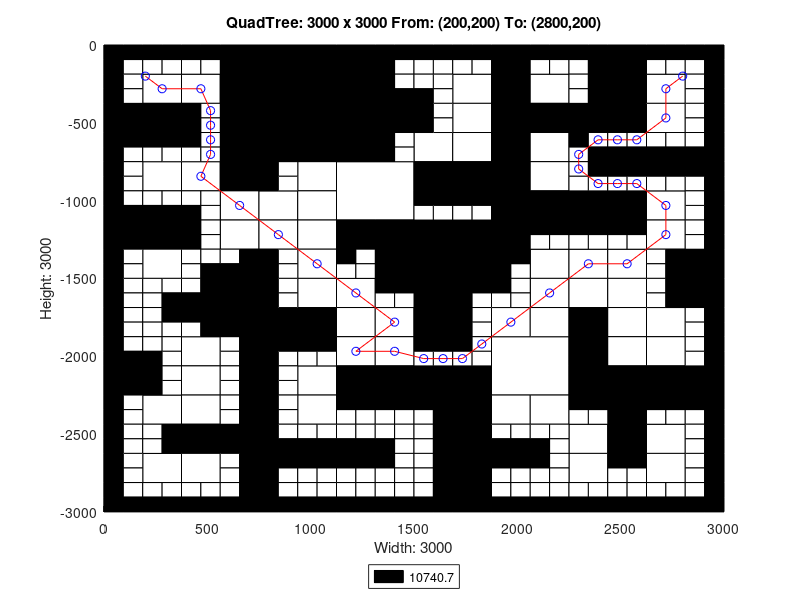

Source code (MATLAB):
axis([0 3000 -3000 0]);
title('QuadTree: 3000 x 3000 From: (200,200) To: (2800,200)');
xlabel('Width: 3000');
ylabel('Height: 3000');
rectangle('Position',[750 -375 375 375], 'FaceColor',[0 0 0]);
rectangle('Position',[750 -750 375 375], 'FaceColor',[0 0 0]);
rectangle('Position',[1125 -1125 375 375], 'FaceColor',[1 1 1]);
rectangle('Position',[1500 -1500 375 375], 'FaceColor',[0 0 0]);
rectangle('Position',[1875 -2250 375 375], 'FaceColor',[1 1 1]);
rectangle('Position',[187.5 -375 187.5 187.5], 'FaceColor',[1 1 1]);
rectangle('Position',[562.5 -187.5 187.5 187.5], 'FaceColor',[0 0 0]);
rectangle('Position',[375 -375 187.5 187.5], 'FaceColor',[1 1 1]);
rectangle('Position',[562.5 -375 187.5 187.5], 'FaceColor',[0 0 0]);
rectangle('Position',[0 -562.5 187.5 187.5], 'FaceColor',[0 0 0]);
rectangle('Position',[187.5 -562.5 187.5 187.5], 'FaceColor',[0 0 0]);
rectangle('Position',[562.5 -562.5 187.5 187.5], 'FaceColor',[0 0 0]);
rectangle('Position',[562.5 -750 187.5 187.5], 'FaceColor',[0 0 0]);
rectangle('Position',[1125 -187.5 187.5 187.5], 'FaceColor',[0 0 0]);
rectangle('Position',[1125 -375 187.5 187.5], 'FaceColor',[0 0 0]);
rectangle('Position',[1125 -562.5 187.5 187.5], 'FaceColor',[0 0 0]);
rectangle('Position',[1312.5 -562.5 187.5 187.5], 'FaceColor',[0 0 0]);
rectangle('Position',[1125 -750 187.5 187.5], 'FaceColor',[0 0 0]);
rectangle('Position',[187.5 -937.5 187.5 187.5], 'FaceColor',[1 1 1]);
rectangle('Position',[375 -937.5 187.5 187.5], 'FaceColor',[1 1 1]);
rectangle('Position',[562.5 -937.5 187.5 187.5], 'FaceColor',[0 0 0]);
rectangle('Position',[562.5 -1125 187.5 187.5], 'FaceColor',[1 1 1]);
rectangle('Position',[0 -1312.5 187.5 187.5], 'FaceColor',[0 0 0]);
rectangle('Position',[187.5 -1312.5 187.5 187.5], 'FaceColor',[0 0 0]);
rectangle('Position',[187.5 -1500 187.5 187.5], 'FaceColor',[1 1 1]);
rectangle('Position',[562.5 -1312.5 187.5 187.5], 'FaceColor',[1 1 1]);
rectangle('Position',[937.5 -937.5 187.5 187.5], 'FaceColor',[1 1 1]);
rectangle('Position',[750 -1125 187.5 187.5], 'FaceColor',[1 1 1]);
rectangle('Position',[937.5 -1125 187.5 187.5], 'FaceColor',[1 1 1]);
rectangle('Position',[750 -1312.5 187.5 187.5], 'FaceColor',[1 1 1]);
rectangle('Position',[937.5 -1312.5 187.5 187.5], 'FaceColor',[1 1 1]);
rectangle('Position',[937.5 -1500 187.5 187.5], 'FaceColor',[1 1 1]);
rectangle('Position',[1125 -1312.5 187.5 187.5], 'FaceColor',[0 0 0]);
rectangle('Position',[1312.5 -1312.5 187.5 187.5], 'FaceColor',[0 0 0]);
rectangle('Position',[1312.5 -1500 187.5 187.5], 'FaceColor',[0 0 0]);
rectangle('Position',[1687.5 -375 187.5 187.5], 'FaceColor',[1 1 1]);
rectangle('Position',[1875 -187.5 187.5 187.5], 'FaceColor',[0 0 0]);
rectangle('Position',[1875 -375 187.5 187.5], 'FaceColor',[0 0 0]);
rectangle('Position',[2062.5 -375 187.5 187.5], 'FaceColor',[1 1 1]);
rectangle('Position',[1687.5 -562.5 187.5 187.5], 'FaceColor',[1 1 1]);
rectangle('Position',[1500 -750 187.5 187.5], 'FaceColor',[1 1 1]);
rectangle('Position',[1687.5 -750 187.5 187.5], 'FaceColor',[1 1 1]);
rectangle('Position',[1875 -562.5 187.5 187.5], 'FaceColor',[0 0 0]);
rectangle('Position',[2062.5 -562.5 187.5 187.5], 'FaceColor',[0 0 0]);
rectangle('Position',[1875 -750 187.5 187.5], 'FaceColor',[0 0 0]);
rectangle('Position',[2062.5 -750 187.5 187.5], 'FaceColor',[1 1 1]);
rectangle('Position',[2437.5 -187.5 187.5 187.5], 'FaceColor',[0 0 0]);
rectangle('Position',[2437.5 -375 187.5 187.5], 'FaceColor',[0 0 0]);
rectangle('Position',[2625 -375 187.5 187.5], 'FaceColor',[1 1 1]);
rectangle('Position',[2250 -562.5 187.5 187.5], 'FaceColor',[0 0 0]);
rectangle('Position',[2437.5 -562.5 187.5 187.5], 'FaceColor',[0 0 0]);
rectangle('Position',[2625 -562.5 187.5 187.5], 'FaceColor',[1 1 1]);
rectangle('Position',[1500 -937.5 187.5 187.5], 'FaceColor',[0 0 0]);
rectangle('Position',[1687.5 -937.5 187.5 187.5], 'FaceColor',[0 0 0]);
rectangle('Position',[1875 -937.5 187.5 187.5], 'FaceColor',[0 0 0]);
rectangle('Position',[2062.5 -937.5 187.5 187.5], 'FaceColor',[1 1 1]);
rectangle('Position',[1875 -1125 187.5 187.5], 'FaceColor',[0 0 0]);
rectangle('Position',[2062.5 -1125 187.5 187.5], 'FaceColor',[0 0 0]);
rectangle('Position',[1875 -1312.5 187.5 187.5], 'FaceColor',[0 0 0]);
rectangle('Position',[2062.5 -1500 187.5 187.5], 'FaceColor',[1 1 1]);
rectangle('Position',[2250 -1125 187.5 187.5], 'FaceColor',[0 0 0]);
rectangle('Position',[2437.5 -1125 187.5 187.5], 'FaceColor',[0 0 0]);
rectangle('Position',[2625 -1125 187.5 187.5], 'FaceColor',[1 1 1]);
rectangle('Position',[2250 -1500 187.5 187.5], 'FaceColor',[1 1 1]);
rectangle('Position',[2437.5 -1500 187.5 187.5], 'FaceColor',[1 1 1]);
rectangle('Position',[2625 -1312.5 187.5 187.5], 'FaceColor',[1 1 1]);
rectangle('Position',[2812.5 -1500 187.5 187.5], 'FaceColor',[0 0 0]);
rectangle('Position',[562.5 -1687.5 187.5 187.5], 'FaceColor',[0 0 0]);
rectangle('Position',[562.5 -1875 187.5 187.5], 'FaceColor',[0 0 0]);
rectangle('Position',[0 -2250 187.5 187.5], 'FaceColor',[0 0 0]);
rectangle('Position',[375 -2062.5 187.5 187.5], 'FaceColor',[1 1 1]);
rectangle('Position',[375 -2250 187.5 187.5], 'FaceColor',[1 1 1]);
rectangle('Position',[937.5 -1687.5 187.5 187.5], 'FaceColor',[1 1 1]);
rectangle('Position',[750 -1875 187.5 187.5], 'FaceColor',[0 0 0]);
rectangle('Position',[937.5 -1875 187.5 187.5], 'FaceColor',[0 0 0]);
rectangle('Position',[1125 -1687.5 187.5 187.5], 'FaceColor',[1 1 1]);
rectangle('Position',[1125 -1875 187.5 187.5], 'FaceColor',[1 1 1]);
rectangle('Position',[1312.5 -1875 187.5 187.5], 'FaceColor',[1 1 1]);
rectangle('Position',[937.5 -2250 187.5 187.5], 'FaceColor',[1 1 1]);
rectangle('Position',[1125 -2062.5 187.5 187.5], 'FaceColor',[1 1 1]);
rectangle('Position',[1312.5 -2062.5 187.5 187.5], 'FaceColor',[1 1 1]);
rectangle('Position',[1125 -2250 187.5 187.5], 'FaceColor',[0 0 0]);
rectangle('Position',[1312.5 -2250 187.5 187.5], 'FaceColor',[0 0 0]);
rectangle('Position',[187.5 -2437.5 187.5 187.5], 'FaceColor',[1 1 1]);
rectangle('Position',[375 -2437.5 187.5 187.5], 'FaceColor',[1 1 1]);
rectangle('Position',[375 -2625 187.5 187.5], 'FaceColor',[0 0 0]);
rectangle('Position',[562.5 -2625 187.5 187.5], 'FaceColor',[0 0 0]);
rectangle('Position',[187.5 -2812.5 187.5 187.5], 'FaceColor',[1 1 1]);
rectangle('Position',[375 -2812.5 187.5 187.5], 'FaceColor',[1 1 1]);
rectangle('Position',[937.5 -2437.5 187.5 187.5], 'FaceColor',[1 1 1]);
rectangle('Position',[1500 -1687.5 187.5 187.5], 'FaceColor',[0 0 0]);
rectangle('Position',[1500 -1875 187.5 187.5], 'FaceColor',[0 0 0]);
rectangle('Position',[2062.5 -1687.5 187.5 187.5], 'FaceColor',[1 1 1]);
rectangle('Position',[1875 -1875 187.5 187.5], 'FaceColor',[1 1 1]);
rectangle('Position',[2062.5 -1875 187.5 187.5], 'FaceColor',[1 1 1]);
rectangle('Position',[1500 -2250 187.5 187.5], 'FaceColor',[0 0 0]);
rectangle('Position',[1687.5 -2250 187.5 187.5], 'FaceColor',[0 0 0]);
rectangle('Position',[2250 -1687.5 187.5 187.5], 'FaceColor',[1 1 1]);
rectangle('Position',[2437.5 -1687.5 187.5 187.5], 'FaceColor',[1 1 1]);
rectangle('Position',[2250 -1875 187.5 187.5], 'FaceColor',[0 0 0]);
rectangle('Position',[2437.5 -1875 187.5 187.5], 'FaceColor',[1 1 1]);
rectangle('Position',[2812.5 -1687.5 187.5 187.5], 'FaceColor',[0 0 0]);
rectangle('Position',[2625 -1875 187.5 187.5], 'FaceColor',[1 1 1]);
rectangle('Position',[2250 -2062.5 187.5 187.5], 'FaceColor',[0 0 0]);
rectangle('Position',[2437.5 -2062.5 187.5 187.5], 'FaceColor',[1 1 1]);
rectangle('Position',[2250 -2250 187.5 187.5], 'FaceColor',[0 0 0]);
rectangle('Position',[2437.5 -2250 187.5 187.5], 'FaceColor',[0 0 0]);
rectangle('Position',[2625 -2062.5 187.5 187.5], 'FaceColor',[1 1 1]);
rectangle('Position',[2625 -2250 187.5 187.5], 'FaceColor',[0 0 0]);
rectangle('Position',[2812.5 -2250 187.5 187.5], 'FaceColor',[0 0 0]);
rectangle('Position',[1687.5 -2437.5 187.5 187.5], 'FaceColor',[0 0 0]);
rectangle('Position',[1687.5 -2625 187.5 187.5], 'FaceColor',[0 0 0]);
rectangle('Position',[1875 -2437.5 187.5 187.5], 'FaceColor',[1 1 1]);
rectangle('Position',[2062.5 -2437.5 187.5 187.5], 'FaceColor',[1 1 1]);
rectangle('Position',[1687.5 -2812.5 187.5 187.5], 'FaceColor',[0 0 0]);
rectangle('Position',[1687.5 -3000 187.5 187.5], 'FaceColor',[0 0 0]);
rectangle('Position',[2437.5 -2437.5 187.5 187.5], 'FaceColor',[0 0 0]);
rectangle('Position',[2250 -2625 187.5 187.5], 'FaceColor',[1 1 1]);
rectangle('Position',[2437.5 -2625 187.5 187.5], 'FaceColor',[0 0 0]);
rectangle('Position',[2625 -2625 187.5 187.5], 'FaceColor',[1 1 1]);
rectangle('Position',[2250 -2812.5 187.5 187.5], 'FaceColor',[1 1 1]);
rectangle('Position',[2625 -2812.5 187.5 187.5], 'FaceColor',[1 1 1]);
rectangle('Position',[0 -93.75 93.75 93.75], 'FaceColor',[0 0 0]);
rectangle('Position',[93.75 -93.75 93.75 93.75], 'FaceColor',[0 0 0]);
rectangle('Position',[0 -187.5 93.75 93.75], 'FaceColor',[0 0 0]);
rectangle('Position',[93.75 -187.5 93.75 93.75], 'FaceColor',[1 1 1]);
rectangle('Position',[187.5 -93.75 93.75 93.75], 'FaceColor',[0 0 0]);
rectangle('Position',[281.25 -93.75 93.75 93.75], 'FaceColor',[0 0 0]);
rectangle('Position',[187.5 -187.5 93.75 93.75], 'FaceColor',[1 1 1]);
rectangle('Position',[281.25 -187.5 93.75 93.75], 'FaceColor',[1 1 1]);
rectangle('Position',[0 -281.25 93.75 93.75], 'FaceColor',[0 0 0]);
rectangle('Position',[93.75 -281.25 93.75 93.75], 'FaceColor',[1 1 1]);
rectangle('Position',[0 -375 93.75 93.75], 'FaceColor',[0 0 0]);
rectangle('Position',[93.75 -375 93.75 93.75], 'FaceColor',[1 1 1]);
rectangle('Position',[375 -93.75 93.75 93.75], 'FaceColor',[0 0 0]);
rectangle('Position',[468.75 -93.75 93.75 93.75], 'FaceColor',[0 0 0]);
rectangle('Position',[375 -187.5 93.75 93.75], 'FaceColor',[1 1 1]);
rectangle('Position',[468.75 -187.5 93.75 93.75], 'FaceColor',[1 1 1]);
rectangle('Position',[0 -656.25 93.75 93.75], 'FaceColor',[0 0 0]);
rectangle('Position',[93.75 -656.25 93.75 93.75], 'FaceColor',[0 0 0]);
rectangle('Position',[0 -750 93.75 93.75], 'FaceColor',[0 0 0]);
rectangle('Position',[93.75 -750 93.75 93.75], 'FaceColor',[1 1 1]);
rectangle('Position',[187.5 -656.25 93.75 93.75], 'FaceColor',[0 0 0]);
rectangle('Position',[281.25 -656.25 93.75 93.75], 'FaceColor',[0 0 0]);
rectangle('Position',[187.5 -750 93.75 93.75], 'FaceColor',[1 1 1]);
rectangle('Position',[281.25 -750 93.75 93.75], 'FaceColor',[1 1 1]);
rectangle('Position',[375 -468.75 93.75 93.75], 'FaceColor',[0 0 0]);
rectangle('Position',[468.75 -468.75 93.75 93.75], 'FaceColor',[1 1 1]);
rectangle('Position',[375 -562.5 93.75 93.75], 'FaceColor',[0 0 0]);
rectangle('Position',[468.75 -562.5 93.75 93.75], 'FaceColor',[1 1 1]);
rectangle('Position',[375 -656.25 93.75 93.75], 'FaceColor',[0 0 0]);
rectangle('Position',[468.75 -656.25 93.75 93.75], 'FaceColor',[1 1 1]);
rectangle('Position',[375 -750 93.75 93.75], 'FaceColor',[1 1 1]);
rectangle('Position',[468.75 -750 93.75 93.75], 'FaceColor',[1 1 1]);
rectangle('Position',[1312.5 -93.75 93.75 93.75], 'FaceColor',[0 0 0]);
rectangle('Position',[1406.25 -93.75 93.75 93.75], 'FaceColor',[0 0 0]);
rectangle('Position',[1312.5 -187.5 93.75 93.75], 'FaceColor',[0 0 0]);
rectangle('Position',[1406.25 -187.5 93.75 93.75], 'FaceColor',[1 1 1]);
rectangle('Position',[1312.5 -281.25 93.75 93.75], 'FaceColor',[0 0 0]);
rectangle('Position',[1406.25 -281.25 93.75 93.75], 'FaceColor',[1 1 1]);
rectangle('Position',[1312.5 -375 93.75 93.75], 'FaceColor',[0 0 0]);
rectangle('Position',[1406.25 -375 93.75 93.75], 'FaceColor',[0 0 0]);
rectangle('Position',[1312.5 -656.25 93.75 93.75], 'FaceColor',[0 0 0]);
rectangle('Position',[1406.25 -656.25 93.75 93.75], 'FaceColor',[1 1 1]);
rectangle('Position',[1312.5 -750 93.75 93.75], 'FaceColor',[0 0 0]);
rectangle('Position',[1406.25 -750 93.75 93.75], 'FaceColor',[1 1 1]);
rectangle('Position',[0 -843.75 93.75 93.75], 'FaceColor',[0 0 0]);
rectangle('Position',[93.75 -843.75 93.75 93.75], 'FaceColor',[1 1 1]);
rectangle('Position',[0 -937.5 93.75 93.75], 'FaceColor',[0 0 0]);
rectangle('Position',[93.75 -937.5 93.75 93.75], 'FaceColor',[1 1 1]);
rectangle('Position',[0 -1031.25 93.75 93.75], 'FaceColor',[0 0 0]);
rectangle('Position',[93.75 -1031.25 93.75 93.75], 'FaceColor',[1 1 1]);
rectangle('Position',[0 -1125 93.75 93.75], 'FaceColor',[0 0 0]);
rectangle('Position',[93.75 -1125 93.75 93.75], 'FaceColor',[0 0 0]);
rectangle('Position',[187.5 -1031.25 93.75 93.75], 'FaceColor',[1 1 1]);
rectangle('Position',[281.25 -1031.25 93.75 93.75], 'FaceColor',[1 1 1]);
rectangle('Position',[187.5 -1125 93.75 93.75], 'FaceColor',[0 0 0]);
rectangle('Position',[281.25 -1125 93.75 93.75], 'FaceColor',[0 0 0]);
rectangle('Position',[375 -1031.25 93.75 93.75], 'FaceColor',[1 1 1]);
rectangle('Position',[468.75 -1031.25 93.75 93.75], 'FaceColor',[1 1 1]);
rectangle('Position',[375 -1125 93.75 93.75], 'FaceColor',[0 0 0]);
rectangle('Position',[468.75 -1125 93.75 93.75], 'FaceColor',[1 1 1]);
rectangle('Position',[0 -1406.25 93.75 93.75], 'FaceColor',[0 0 0]);
rectangle('Position',[93.75 -1406.25 93.75 93.75], 'FaceColor',[1 1 1]);
rectangle('Position',[0 -1500 93.75 93.75], 'FaceColor',[0 0 0]);
rectangle('Position',[93.75 -1500 93.75 93.75], 'FaceColor',[1 1 1]);
rectangle('Position',[375 -1218.75 93.75 93.75], 'FaceColor',[0 0 0]);
rectangle('Position',[468.75 -1218.75 93.75 93.75], 'FaceColor',[1 1 1]);
rectangle('Position',[375 -1312.5 93.75 93.75], 'FaceColor',[0 0 0]);
rectangle('Position',[468.75 -1312.5 93.75 93.75], 'FaceColor',[1 1 1]);
rectangle('Position',[375 -1406.25 93.75 93.75], 'FaceColor',[1 1 1]);
rectangle('Position',[468.75 -1406.25 93.75 93.75], 'FaceColor',[1 1 1]);
rectangle('Position',[375 -1500 93.75 93.75], 'FaceColor',[1 1 1]);
rectangle('Position',[468.75 -1500 93.75 93.75], 'FaceColor',[0 0 0]);
rectangle('Position',[562.5 -1406.25 93.75 93.75], 'FaceColor',[1 1 1]);
rectangle('Position',[656.25 -1406.25 93.75 93.75], 'FaceColor',[0 0 0]);
rectangle('Position',[562.5 -1500 93.75 93.75], 'FaceColor',[0 0 0]);
rectangle('Position',[656.25 -1500 93.75 93.75], 'FaceColor',[0 0 0]);
rectangle('Position',[750 -843.75 93.75 93.75], 'FaceColor',[0 0 0]);
rectangle('Position',[843.75 -843.75 93.75 93.75], 'FaceColor',[1 1 1]);
rectangle('Position',[750 -937.5 93.75 93.75], 'FaceColor',[0 0 0]);
rectangle('Position',[843.75 -937.5 93.75 93.75], 'FaceColor',[1 1 1]);
rectangle('Position',[750 -1406.25 93.75 93.75], 'FaceColor',[0 0 0]);
rectangle('Position',[843.75 -1406.25 93.75 93.75], 'FaceColor',[1 1 1]);
rectangle('Position',[750 -1500 93.75 93.75], 'FaceColor',[0 0 0]);
rectangle('Position',[843.75 -1500 93.75 93.75], 'FaceColor',[1 1 1]);
rectangle('Position',[1125 -1406.25 93.75 93.75], 'FaceColor',[0 0 0]);
rectangle('Position',[1218.75 -1406.25 93.75 93.75], 'FaceColor',[1 1 1]);
rectangle('Position',[1125 -1500 93.75 93.75], 'FaceColor',[1 1 1]);
rectangle('Position',[1218.75 -1500 93.75 93.75], 'FaceColor',[1 1 1]);
rectangle('Position',[1500 -93.75 93.75 93.75], 'FaceColor',[0 0 0]);
rectangle('Position',[1593.75 -93.75 93.75 93.75], 'FaceColor',[0 0 0]);
rectangle('Position',[1500 -187.5 93.75 93.75], 'FaceColor',[1 1 1]);
rectangle('Position',[1593.75 -187.5 93.75 93.75], 'FaceColor',[1 1 1]);
rectangle('Position',[1687.5 -93.75 93.75 93.75], 'FaceColor',[0 0 0]);
rectangle('Position',[1781.25 -93.75 93.75 93.75], 'FaceColor',[0 0 0]);
rectangle('Position',[1687.5 -187.5 93.75 93.75], 'FaceColor',[1 1 1]);
rectangle('Position',[1781.25 -187.5 93.75 93.75], 'FaceColor',[1 1 1]);
rectangle('Position',[1500 -281.25 93.75 93.75], 'FaceColor',[1 1 1]);
rectangle('Position',[1593.75 -281.25 93.75 93.75], 'FaceColor',[1 1 1]);
rectangle('Position',[1500 -375 93.75 93.75], 'FaceColor',[0 0 0]);
rectangle('Position',[1593.75 -375 93.75 93.75], 'FaceColor',[1 1 1]);
rectangle('Position',[2062.5 -93.75 93.75 93.75], 'FaceColor',[0 0 0]);
rectangle('Position',[2156.25 -93.75 93.75 93.75], 'FaceColor',[0 0 0]);
rectangle('Position',[2062.5 -187.5 93.75 93.75], 'FaceColor',[1 1 1]);
rectangle('Position',[2156.25 -187.5 93.75 93.75], 'FaceColor',[1 1 1]);
rectangle('Position',[1500 -468.75 93.75 93.75], 'FaceColor',[0 0 0]);
rectangle('Position',[1593.75 -468.75 93.75 93.75], 'FaceColor',[1 1 1]);
rectangle('Position',[1500 -562.5 93.75 93.75], 'FaceColor',[0 0 0]);
rectangle('Position',[1593.75 -562.5 93.75 93.75], 'FaceColor',[1 1 1]);
rectangle('Position',[2250 -93.75 93.75 93.75], 'FaceColor',[0 0 0]);
rectangle('Position',[2343.75 -93.75 93.75 93.75], 'FaceColor',[0 0 0]);
rectangle('Position',[2250 -187.5 93.75 93.75], 'FaceColor',[1 1 1]);
rectangle('Position',[2343.75 -187.5 93.75 93.75], 'FaceColor',[0 0 0]);
rectangle('Position',[2250 -281.25 93.75 93.75], 'FaceColor',[1 1 1]);
rectangle('Position',[2343.75 -281.25 93.75 93.75], 'FaceColor',[0 0 0]);
rectangle('Position',[2250 -375 93.75 93.75], 'FaceColor',[1 1 1]);
rectangle('Position',[2343.75 -375 93.75 93.75], 'FaceColor',[0 0 0]);
rectangle('Position',[2625 -93.75 93.75 93.75], 'FaceColor',[0 0 0]);
rectangle('Position',[2718.75 -93.75 93.75 93.75], 'FaceColor',[0 0 0]);
rectangle('Position',[2625 -187.5 93.75 93.75], 'FaceColor',[1 1 1]);
rectangle('Position',[2718.75 -187.5 93.75 93.75], 'FaceColor',[1 1 1]);
rectangle('Position',[2812.5 -93.75 93.75 93.75], 'FaceColor',[0 0 0]);
rectangle('Position',[2906.25 -93.75 93.75 93.75], 'FaceColor',[0 0 0]);
rectangle('Position',[2812.5 -187.5 93.75 93.75], 'FaceColor',[1 1 1]);
rectangle('Position',[2906.25 -187.5 93.75 93.75], 'FaceColor',[0 0 0]);
rectangle('Position',[2812.5 -281.25 93.75 93.75], 'FaceColor',[1 1 1]);
rectangle('Position',[2906.25 -281.25 93.75 93.75], 'FaceColor',[0 0 0]);
rectangle('Position',[2812.5 -375 93.75 93.75], 'FaceColor',[1 1 1]);
rectangle('Position',[2906.25 -375 93.75 93.75], 'FaceColor',[0 0 0]);
rectangle('Position',[2250 -656.25 93.75 93.75], 'FaceColor',[0 0 0]);
rectangle('Position',[2343.75 -656.25 93.75 93.75], 'FaceColor',[1 1 1]);
rectangle('Position',[2250 -750 93.75 93.75], 'FaceColor',[1 1 1]);
rectangle('Position',[2343.75 -750 93.75 93.75], 'FaceColor',[0 0 0]);
rectangle('Position',[2437.5 -656.25 93.75 93.75], 'FaceColor',[1 1 1]);
rectangle('Position',[2531.25 -656.25 93.75 93.75], 'FaceColor',[1 1 1]);
rectangle('Position',[2437.5 -750 93.75 93.75], 'FaceColor',[0 0 0]);
rectangle('Position',[2531.25 -750 93.75 93.75], 'FaceColor',[0 0 0]);
rectangle('Position',[2812.5 -468.75 93.75 93.75], 'FaceColor',[1 1 1]);
rectangle('Position',[2906.25 -468.75 93.75 93.75], 'FaceColor',[0 0 0]);
rectangle('Position',[2812.5 -562.5 93.75 93.75], 'FaceColor',[1 1 1]);
rectangle('Position',[2906.25 -562.5 93.75 93.75], 'FaceColor',[0 0 0]);
rectangle('Position',[2625 -656.25 93.75 93.75], 'FaceColor',[1 1 1]);
rectangle('Position',[2718.75 -656.25 93.75 93.75], 'FaceColor',[1 1 1]);
rectangle('Position',[2625 -750 93.75 93.75], 'FaceColor',[0 0 0]);
rectangle('Position',[2718.75 -750 93.75 93.75], 'FaceColor',[0 0 0]);
rectangle('Position',[2812.5 -656.25 93.75 93.75], 'FaceColor',[1 1 1]);
rectangle('Position',[2906.25 -656.25 93.75 93.75], 'FaceColor',[0 0 0]);
rectangle('Position',[2812.5 -750 93.75 93.75], 'FaceColor',[0 0 0]);
rectangle('Position',[2906.25 -750 93.75 93.75], 'FaceColor',[0 0 0]);
rectangle('Position',[1500 -1031.25 93.75 93.75], 'FaceColor',[0 0 0]);
rectangle('Position',[1593.75 -1031.25 93.75 93.75], 'FaceColor',[0 0 0]);
rectangle('Position',[1500 -1125 93.75 93.75], 'FaceColor',[1 1 1]);
rectangle('Position',[1593.75 -1125 93.75 93.75], 'FaceColor',[1 1 1]);
rectangle('Position',[1687.5 -1031.25 93.75 93.75], 'FaceColor',[0 0 0]);
rectangle('Position',[1781.25 -1031.25 93.75 93.75], 'FaceColor',[0 0 0]);
rectangle('Position',[1687.5 -1125 93.75 93.75], 'FaceColor',[1 1 1]);
rectangle('Position',[1781.25 -1125 93.75 93.75], 'FaceColor',[1 1 1]);
rectangle('Position',[2062.5 -1218.75 93.75 93.75], 'FaceColor',[0 0 0]);
rectangle('Position',[2156.25 -1218.75 93.75 93.75], 'FaceColor',[0 0 0]);
rectangle('Position',[2062.5 -1312.5 93.75 93.75], 'FaceColor',[1 1 1]);
rectangle('Position',[2156.25 -1312.5 93.75 93.75], 'FaceColor',[1 1 1]);
rectangle('Position',[1875 -1406.25 93.75 93.75], 'FaceColor',[0 0 0]);
rectangle('Position',[1968.75 -1406.25 93.75 93.75], 'FaceColor',[0 0 0]);
rectangle('Position',[1875 -1500 93.75 93.75], 'FaceColor',[0 0 0]);
rectangle('Position',[1968.75 -1500 93.75 93.75], 'FaceColor',[1 1 1]);
rectangle('Position',[2250 -843.75 93.75 93.75], 'FaceColor',[1 1 1]);
rectangle('Position',[2343.75 -843.75 93.75 93.75], 'FaceColor',[0 0 0]);
rectangle('Position',[2250 -937.5 93.75 93.75], 'FaceColor',[1 1 1]);
rectangle('Position',[2343.75 -937.5 93.75 93.75], 'FaceColor',[1 1 1]);
rectangle('Position',[2437.5 -843.75 93.75 93.75], 'FaceColor',[0 0 0]);
rectangle('Position',[2531.25 -843.75 93.75 93.75], 'FaceColor',[0 0 0]);
rectangle('Position',[2437.5 -937.5 93.75 93.75], 'FaceColor',[1 1 1]);
rectangle('Position',[2531.25 -937.5 93.75 93.75], 'FaceColor',[1 1 1]);
rectangle('Position',[2625 -843.75 93.75 93.75], 'FaceColor',[0 0 0]);
rectangle('Position',[2718.75 -843.75 93.75 93.75], 'FaceColor',[0 0 0]);
rectangle('Position',[2625 -937.5 93.75 93.75], 'FaceColor',[1 1 1]);
rectangle('Position',[2718.75 -937.5 93.75 93.75], 'FaceColor',[1 1 1]);
rectangle('Position',[2812.5 -843.75 93.75 93.75], 'FaceColor',[0 0 0]);
rectangle('Position',[2906.25 -843.75 93.75 93.75], 'FaceColor',[0 0 0]);
rectangle('Position',[2812.5 -937.5 93.75 93.75], 'FaceColor',[1 1 1]);
rectangle('Position',[2906.25 -937.5 93.75 93.75], 'FaceColor',[0 0 0]);
rectangle('Position',[2812.5 -1031.25 93.75 93.75], 'FaceColor',[1 1 1]);
rectangle('Position',[2906.25 -1031.25 93.75 93.75], 'FaceColor',[0 0 0]);
rectangle('Position',[2812.5 -1125 93.75 93.75], 'FaceColor',[1 1 1]);
rectangle('Position',[2906.25 -1125 93.75 93.75], 'FaceColor',[0 0 0]);
rectangle('Position',[2250 -1218.75 93.75 93.75], 'FaceColor',[0 0 0]);
rectangle('Position',[2343.75 -1218.75 93.75 93.75], 'FaceColor',[0 0 0]);
rectangle('Position',[2250 -1312.5 93.75 93.75], 'FaceColor',[1 1 1]);
rectangle('Position',[2343.75 -1312.5 93.75 93.75], 'FaceColor',[1 1 1]);
rectangle('Position',[2437.5 -1218.75 93.75 93.75], 'FaceColor',[0 0 0]);
rectangle('Position',[2531.25 -1218.75 93.75 93.75], 'FaceColor',[0 0 0]);
rectangle('Position',[2437.5 -1312.5 93.75 93.75], 'FaceColor',[1 1 1]);
rectangle('Position',[2531.25 -1312.5 93.75 93.75], 'FaceColor',[1 1 1]);
rectangle('Position',[2812.5 -1218.75 93.75 93.75], 'FaceColor',[1 1 1]);
rectangle('Position',[2906.25 -1218.75 93.75 93.75], 'FaceColor',[0 0 0]);
rectangle('Position',[2812.5 -1312.5 93.75 93.75], 'FaceColor',[1 1 1]);
rectangle('Position',[2906.25 -1312.5 93.75 93.75], 'FaceColor',[0 0 0]);
rectangle('Position',[2625 -1406.25 93.75 93.75], 'FaceColor',[1 1 1]);
rectangle('Position',[2718.75 -1406.25 93.75 93.75], 'FaceColor',[0 0 0]);
rectangle('Position',[2625 -1500 93.75 93.75], 'FaceColor',[1 1 1]);
rectangle('Position',[2718.75 -1500 93.75 93.75], 'FaceColor',[0 0 0]);
rectangle('Position',[0 -1593.75 93.75 93.75], 'FaceColor',[0 0 0]);
rectangle('Position',[93.75 -1593.75 93.75 93.75], 'FaceColor',[1 1 1]);
rectangle('Position',[0 -1687.5 93.75 93.75], 'FaceColor',[0 0 0]);
rectangle('Position',[93.75 -1687.5 93.75 93.75], 'FaceColor',[1 1 1]);
rectangle('Position',[187.5 -1593.75 93.75 93.75], 'FaceColor',[1 1 1]);
rectangle('Position',[281.25 -1593.75 93.75 93.75], 'FaceColor',[1 1 1]);
rectangle('Position',[187.5 -1687.5 93.75 93.75], 'FaceColor',[1 1 1]);
rectangle('Position',[281.25 -1687.5 93.75 93.75], 'FaceColor',[0 0 0]);
rectangle('Position',[0 -1781.25 93.75 93.75], 'FaceColor',[0 0 0]);
rectangle('Position',[93.75 -1781.25 93.75 93.75], 'FaceColor',[1 1 1]);
rectangle('Position',[0 -1875 93.75 93.75], 'FaceColor',[0 0 0]);
rectangle('Position',[93.75 -1875 93.75 93.75], 'FaceColor',[1 1 1]);
rectangle('Position',[187.5 -1781.25 93.75 93.75], 'FaceColor',[1 1 1]);
rectangle('Position',[281.25 -1781.25 93.75 93.75], 'FaceColor',[0 0 0]);
rectangle('Position',[187.5 -1875 93.75 93.75], 'FaceColor',[1 1 1]);
rectangle('Position',[281.25 -1875 93.75 93.75], 'FaceColor',[1 1 1]);
rectangle('Position',[375 -1593.75 93.75 93.75], 'FaceColor',[1 1 1]);
rectangle('Position',[468.75 -1593.75 93.75 93.75], 'FaceColor',[0 0 0]);
rectangle('Position',[375 -1687.5 93.75 93.75], 'FaceColor',[0 0 0]);
rectangle('Position',[468.75 -1687.5 93.75 93.75], 'FaceColor',[0 0 0]);
rectangle('Position',[375 -1781.25 93.75 93.75], 'FaceColor',[0 0 0]);
rectangle('Position',[468.75 -1781.25 93.75 93.75], 'FaceColor',[0 0 0]);
rectangle('Position',[375 -1875 93.75 93.75], 'FaceColor',[1 1 1]);
rectangle('Position',[468.75 -1875 93.75 93.75], 'FaceColor',[0 0 0]);
rectangle('Position',[0 -1968.75 93.75 93.75], 'FaceColor',[0 0 0]);
rectangle('Position',[93.75 -1968.75 93.75 93.75], 'FaceColor',[1 1 1]);
rectangle('Position',[0 -2062.5 93.75 93.75], 'FaceColor',[0 0 0]);
rectangle('Position',[93.75 -2062.5 93.75 93.75], 'FaceColor',[0 0 0]);
rectangle('Position',[187.5 -1968.75 93.75 93.75], 'FaceColor',[1 1 1]);
rectangle('Position',[281.25 -1968.75 93.75 93.75], 'FaceColor',[1 1 1]);
rectangle('Position',[187.5 -2062.5 93.75 93.75], 'FaceColor',[0 0 0]);
rectangle('Position',[281.25 -2062.5 93.75 93.75], 'FaceColor',[1 1 1]);
rectangle('Position',[187.5 -2156.25 93.75 93.75], 'FaceColor',[0 0 0]);
rectangle('Position',[281.25 -2156.25 93.75 93.75], 'FaceColor',[1 1 1]);
rectangle('Position',[187.5 -2250 93.75 93.75], 'FaceColor',[0 0 0]);
rectangle('Position',[281.25 -2250 93.75 93.75], 'FaceColor',[1 1 1]);
rectangle('Position',[562.5 -1968.75 93.75 93.75], 'FaceColor',[1 1 1]);
rectangle('Position',[656.25 -1968.75 93.75 93.75], 'FaceColor',[0 0 0]);
rectangle('Position',[562.5 -2062.5 93.75 93.75], 'FaceColor',[1 1 1]);
rectangle('Position',[656.25 -2062.5 93.75 93.75], 'FaceColor',[0 0 0]);
rectangle('Position',[562.5 -2156.25 93.75 93.75], 'FaceColor',[1 1 1]);
rectangle('Position',[656.25 -2156.25 93.75 93.75], 'FaceColor',[0 0 0]);
rectangle('Position',[562.5 -2250 93.75 93.75], 'FaceColor',[1 1 1]);
rectangle('Position',[656.25 -2250 93.75 93.75], 'FaceColor',[0 0 0]);
rectangle('Position',[750 -1593.75 93.75 93.75], 'FaceColor',[0 0 0]);
rectangle('Position',[843.75 -1593.75 93.75 93.75], 'FaceColor',[1 1 1]);
rectangle('Position',[750 -1687.5 93.75 93.75], 'FaceColor',[0 0 0]);
rectangle('Position',[843.75 -1687.5 93.75 93.75], 'FaceColor',[1 1 1]);
rectangle('Position',[1312.5 -1593.75 93.75 93.75], 'FaceColor',[0 0 0]);
rectangle('Position',[1406.25 -1593.75 93.75 93.75], 'FaceColor',[0 0 0]);
rectangle('Position',[1312.5 -1687.5 93.75 93.75], 'FaceColor',[1 1 1]);
rectangle('Position',[1406.25 -1687.5 93.75 93.75], 'FaceColor',[1 1 1]);
rectangle('Position',[750 -1968.75 93.75 93.75], 'FaceColor',[0 0 0]);
rectangle('Position',[843.75 -1968.75 93.75 93.75], 'FaceColor',[0 0 0]);
rectangle('Position',[750 -2062.5 93.75 93.75], 'FaceColor',[0 0 0]);
rectangle('Position',[843.75 -2062.5 93.75 93.75], 'FaceColor',[1 1 1]);
rectangle('Position',[937.5 -1968.75 93.75 93.75], 'FaceColor',[0 0 0]);
rectangle('Position',[1031.25 -1968.75 93.75 93.75], 'FaceColor',[0 0 0]);
rectangle('Position',[937.5 -2062.5 93.75 93.75], 'FaceColor',[1 1 1]);
rectangle('Position',[1031.25 -2062.5 93.75 93.75], 'FaceColor',[1 1 1]);
rectangle('Position',[750 -2156.25 93.75 93.75], 'FaceColor',[0 0 0]);
rectangle('Position',[843.75 -2156.25 93.75 93.75], 'FaceColor',[1 1 1]);
rectangle('Position',[750 -2250 93.75 93.75], 'FaceColor',[0 0 0]);
rectangle('Position',[843.75 -2250 93.75 93.75], 'FaceColor',[1 1 1]);
rectangle('Position',[0 -2343.75 93.75 93.75], 'FaceColor',[0 0 0]);
rectangle('Position',[93.75 -2343.75 93.75 93.75], 'FaceColor',[1 1 1]);
rectangle('Position',[0 -2437.5 93.75 93.75], 'FaceColor',[0 0 0]);
rectangle('Position',[93.75 -2437.5 93.75 93.75], 'FaceColor',[1 1 1]);
rectangle('Position',[0 -2531.25 93.75 93.75], 'FaceColor',[0 0 0]);
rectangle('Position',[93.75 -2531.25 93.75 93.75], 'FaceColor',[1 1 1]);
rectangle('Position',[0 -2625 93.75 93.75], 'FaceColor',[0 0 0]);
rectangle('Position',[93.75 -2625 93.75 93.75], 'FaceColor',[1 1 1]);
rectangle('Position',[187.5 -2531.25 93.75 93.75], 'FaceColor',[1 1 1]);
rectangle('Position',[281.25 -2531.25 93.75 93.75], 'FaceColor',[0 0 0]);
rectangle('Position',[187.5 -2625 93.75 93.75], 'FaceColor',[1 1 1]);
rectangle('Position',[281.25 -2625 93.75 93.75], 'FaceColor',[0 0 0]);
rectangle('Position',[562.5 -2343.75 93.75 93.75], 'FaceColor',[1 1 1]);
rectangle('Position',[656.25 -2343.75 93.75 93.75], 'FaceColor',[0 0 0]);
rectangle('Position',[562.5 -2437.5 93.75 93.75], 'FaceColor',[1 1 1]);
rectangle('Position',[656.25 -2437.5 93.75 93.75], 'FaceColor',[0 0 0]);
rectangle('Position',[0 -2718.75 93.75 93.75], 'FaceColor',[0 0 0]);
rectangle('Position',[93.75 -2718.75 93.75 93.75], 'FaceColor',[1 1 1]);
rectangle('Position',[0 -2812.5 93.75 93.75], 'FaceColor',[0 0 0]);
rectangle('Position',[93.75 -2812.5 93.75 93.75], 'FaceColor',[1 1 1]);
rectangle('Position',[0 -2906.25 93.75 93.75], 'FaceColor',[0 0 0]);
rectangle('Position',[93.75 -2906.25 93.75 93.75], 'FaceColor',[1 1 1]);
rectangle('Position',[0 -3000 93.75 93.75], 'FaceColor',[0 0 0]);
rectangle('Position',[93.75 -3000 93.75 93.75], 'FaceColor',[0 0 0]);
rectangle('Position',[187.5 -2906.25 93.75 93.75], 'FaceColor',[1 1 1]);
rectangle('Position',[281.25 -2906.25 93.75 93.75], 'FaceColor',[1 1 1]);
rectangle('Position',[187.5 -3000 93.75 93.75], 'FaceColor',[0 0 0]);
rectangle('Position',[281.25 -3000 93.75 93.75], 'FaceColor',[0 0 0]);
rectangle('Position',[562.5 -2718.75 93.75 93.75], 'FaceColor',[1 1 1]);
rectangle('Position',[656.25 -2718.75 93.75 93.75], 'FaceColor',[0 0 0]);
rectangle('Position',[562.5 -2812.5 93.75 93.75], 'FaceColor',[1 1 1]);
rectangle('Position',[656.25 -2812.5 93.75 93.75], 'FaceColor',[0 0 0]);
rectangle('Position',[375 -2906.25 93.75 93.75], 'FaceColor',[1 1 1]);
rectangle('Position',[468.75 -2906.25 93.75 93.75], 'FaceColor',[1 1 1]);
rectangle('Position',[375 -3000 93.75 93.75], 'FaceColor',[0 0 0]);
rectangle('Position',[468.75 -3000 93.75 93.75], 'FaceColor',[0 0 0]);
rectangle('Position',[562.5 -2906.25 93.75 93.75], 'FaceColor',[1 1 1]);
rectangle('Position',[656.25 -2906.25 93.75 93.75], 'FaceColor',[0 0 0]);
rectangle('Position',[562.5 -3000 93.75 93.75], 'FaceColor',[0 0 0]);
rectangle('Position',[656.25 -3000 93.75 93.75], 'FaceColor',[0 0 0]);
rectangle('Position',[750 -2343.75 93.75 93.75], 'FaceColor',[0 0 0]);
rectangle('Position',[843.75 -2343.75 93.75 93.75], 'FaceColor',[1 1 1]);
rectangle('Position',[750 -2437.5 93.75 93.75], 'FaceColor',[0 0 0]);
rectangle('Position',[843.75 -2437.5 93.75 93.75], 'FaceColor',[1 1 1]);
rectangle('Position',[750 -2531.25 93.75 93.75], 'FaceColor',[0 0 0]);
rectangle('Position',[843.75 -2531.25 93.75 93.75], 'FaceColor',[1 1 1]);
rectangle('Position',[750 -2625 93.75 93.75], 'FaceColor',[0 0 0]);
rectangle('Position',[843.75 -2625 93.75 93.75], 'FaceColor',[0 0 0]);
rectangle('Position',[937.5 -2531.25 93.75 93.75], 'FaceColor',[1 1 1]);
rectangle('Position',[1031.25 -2531.25 93.75 93.75], 'FaceColor',[1 1 1]);
rectangle('Position',[937.5 -2625 93.75 93.75], 'FaceColor',[0 0 0]);
rectangle('Position',[1031.25 -2625 93.75 93.75], 'FaceColor',[0 0 0]);
rectangle('Position',[1125 -2343.75 93.75 93.75], 'FaceColor',[0 0 0]);
rectangle('Position',[1218.75 -2343.75 93.75 93.75], 'FaceColor',[0 0 0]);
rectangle('Position',[1125 -2437.5 93.75 93.75], 'FaceColor',[1 1 1]);
rectangle('Position',[1218.75 -2437.5 93.75 93.75], 'FaceColor',[1 1 1]);
rectangle('Position',[1312.5 -2343.75 93.75 93.75], 'FaceColor',[0 0 0]);
rectangle('Position',[1406.25 -2343.75 93.75 93.75], 'FaceColor',[0 0 0]);
rectangle('Position',[1312.5 -2437.5 93.75 93.75], 'FaceColor',[1 1 1]);
rectangle('Position',[1406.25 -2437.5 93.75 93.75], 'FaceColor',[1 1 1]);
rectangle('Position',[1125 -2531.25 93.75 93.75], 'FaceColor',[1 1 1]);
rectangle('Position',[1218.75 -2531.25 93.75 93.75], 'FaceColor',[1 1 1]);
rectangle('Position',[1125 -2625 93.75 93.75], 'FaceColor',[0 0 0]);
rectangle('Position',[1218.75 -2625 93.75 93.75], 'FaceColor',[0 0 0]);
rectangle('Position',[1312.5 -2531.25 93.75 93.75], 'FaceColor',[1 1 1]);
rectangle('Position',[1406.25 -2531.25 93.75 93.75], 'FaceColor',[1 1 1]);
rectangle('Position',[1312.5 -2625 93.75 93.75], 'FaceColor',[0 0 0]);
rectangle('Position',[1406.25 -2625 93.75 93.75], 'FaceColor',[1 1 1]);
rectangle('Position',[750 -2718.75 93.75 93.75], 'FaceColor',[0 0 0]);
rectangle('Position',[843.75 -2718.75 93.75 93.75], 'FaceColor',[0 0 0]);
rectangle('Position',[750 -2812.5 93.75 93.75], 'FaceColor',[0 0 0]);
rectangle('Position',[843.75 -2812.5 93.75 93.75], 'FaceColor',[1 1 1]);
rectangle('Position',[937.5 -2718.75 93.75 93.75], 'FaceColor',[0 0 0]);
rectangle('Position',[1031.25 -2718.75 93.75 93.75], 'FaceColor',[0 0 0]);
rectangle('Position',[937.5 -2812.5 93.75 93.75], 'FaceColor',[1 1 1]);
rectangle('Position',[1031.25 -2812.5 93.75 93.75], 'FaceColor',[1 1 1]);
rectangle('Position',[750 -2906.25 93.75 93.75], 'FaceColor',[0 0 0]);
rectangle('Position',[843.75 -2906.25 93.75 93.75], 'FaceColor',[1 1 1]);
rectangle('Position',[750 -3000 93.75 93.75], 'FaceColor',[0 0 0]);
rectangle('Position',[843.75 -3000 93.75 93.75], 'FaceColor',[0 0 0]);
rectangle('Position',[937.5 -2906.25 93.75 93.75], 'FaceColor',[1 1 1]);
rectangle('Position',[1031.25 -2906.25 93.75 93.75], 'FaceColor',[1 1 1]);
rectangle('Position',[937.5 -3000 93.75 93.75], 'FaceColor',[0 0 0]);
rectangle('Position',[1031.25 -3000 93.75 93.75], 'FaceColor',[0 0 0]);
rectangle('Position',[1125 -2718.75 93.75 93.75], 'FaceColor',[0 0 0]);
rectangle('Position',[1218.75 -2718.75 93.75 93.75], 'FaceColor',[0 0 0]);
rectangle('Position',[1125 -2812.5 93.75 93.75], 'FaceColor',[1 1 1]);
rectangle('Position',[1218.75 -2812.5 93.75 93.75], 'FaceColor',[1 1 1]);
rectangle('Position',[1312.5 -2718.75 93.75 93.75], 'FaceColor',[0 0 0]);
rectangle('Position',[1406.25 -2718.75 93.75 93.75], 'FaceColor',[1 1 1]);
rectangle('Position',[1312.5 -2812.5 93.75 93.75], 'FaceColor',[1 1 1]);
rectangle('Position',[1406.25 -2812.5 93.75 93.75], 'FaceColor',[1 1 1]);
rectangle('Position',[1125 -2906.25 93.75 93.75], 'FaceColor',[1 1 1]);
rectangle('Position',[1218.75 -2906.25 93.75 93.75], 'FaceColor',[1 1 1]);
rectangle('Position',[1125 -3000 93.75 93.75], 'FaceColor',[0 0 0]);
rectangle('Position',[1218.75 -3000 93.75 93.75], 'FaceColor',[0 0 0]);
rectangle('Position',[1312.5 -2906.25 93.75 93.75], 'FaceColor',[1 1 1]);
rectangle('Position',[1406.25 -2906.25 93.75 93.75], 'FaceColor',[1 1 1]);
rectangle('Position',[1312.5 -3000 93.75 93.75], 'FaceColor',[0 0 0]);
rectangle('Position',[1406.25 -3000 93.75 93.75], 'FaceColor',[0 0 0]);
rectangle('Position',[1687.5 -1593.75 93.75 93.75], 'FaceColor',[0 0 0]);
rectangle('Position',[1781.25 -1593.75 93.75 93.75], 'FaceColor',[0 0 0]);
rectangle('Position',[1687.5 -1687.5 93.75 93.75], 'FaceColor',[0 0 0]);
rectangle('Position',[1781.25 -1687.5 93.75 93.75], 'FaceColor',[1 1 1]);
rectangle('Position',[1687.5 -1781.25 93.75 93.75], 'FaceColor',[0 0 0]);
rectangle('Position',[1781.25 -1781.25 93.75 93.75], 'FaceColor',[1 1 1]);
rectangle('Position',[1687.5 -1875 93.75 93.75], 'FaceColor',[0 0 0]);
rectangle('Position',[1781.25 -1875 93.75 93.75], 'FaceColor',[1 1 1]);
rectangle('Position',[1875 -1593.75 93.75 93.75], 'FaceColor',[0 0 0]);
rectangle('Position',[1968.75 -1593.75 93.75 93.75], 'FaceColor',[1 1 1]);
rectangle('Position',[1875 -1687.5 93.75 93.75], 'FaceColor',[1 1 1]);
rectangle('Position',[1968.75 -1687.5 93.75 93.75], 'FaceColor',[1 1 1]);
rectangle('Position',[1500 -1968.75 93.75 93.75], 'FaceColor',[0 0 0]);
rectangle('Position',[1593.75 -1968.75 93.75 93.75], 'FaceColor',[0 0 0]);
rectangle('Position',[1500 -2062.5 93.75 93.75], 'FaceColor',[1 1 1]);
rectangle('Position',[1593.75 -2062.5 93.75 93.75], 'FaceColor',[1 1 1]);
rectangle('Position',[1687.5 -1968.75 93.75 93.75], 'FaceColor',[0 0 0]);
rectangle('Position',[1781.25 -1968.75 93.75 93.75], 'FaceColor',[1 1 1]);
rectangle('Position',[1687.5 -2062.5 93.75 93.75], 'FaceColor',[1 1 1]);
rectangle('Position',[1781.25 -2062.5 93.75 93.75], 'FaceColor',[1 1 1]);
rectangle('Position',[2625 -1593.75 93.75 93.75], 'FaceColor',[1 1 1]);
rectangle('Position',[2718.75 -1593.75 93.75 93.75], 'FaceColor',[0 0 0]);
rectangle('Position',[2625 -1687.5 93.75 93.75], 'FaceColor',[1 1 1]);
rectangle('Position',[2718.75 -1687.5 93.75 93.75], 'FaceColor',[0 0 0]);
rectangle('Position',[2812.5 -1781.25 93.75 93.75], 'FaceColor',[1 1 1]);
rectangle('Position',[2906.25 -1781.25 93.75 93.75], 'FaceColor',[0 0 0]);
rectangle('Position',[2812.5 -1875 93.75 93.75], 'FaceColor',[1 1 1]);
rectangle('Position',[2906.25 -1875 93.75 93.75], 'FaceColor',[0 0 0]);
rectangle('Position',[2812.5 -1968.75 93.75 93.75], 'FaceColor',[1 1 1]);
rectangle('Position',[2906.25 -1968.75 93.75 93.75], 'FaceColor',[0 0 0]);
rectangle('Position',[2812.5 -2062.5 93.75 93.75], 'FaceColor',[1 1 1]);
rectangle('Position',[2906.25 -2062.5 93.75 93.75], 'FaceColor',[0 0 0]);
rectangle('Position',[1500 -2343.75 93.75 93.75], 'FaceColor',[0 0 0]);
rectangle('Position',[1593.75 -2343.75 93.75 93.75], 'FaceColor',[0 0 0]);
rectangle('Position',[1500 -2437.5 93.75 93.75], 'FaceColor',[1 1 1]);
rectangle('Position',[1593.75 -2437.5 93.75 93.75], 'FaceColor',[0 0 0]);
rectangle('Position',[1500 -2531.25 93.75 93.75], 'FaceColor',[1 1 1]);
rectangle('Position',[1593.75 -2531.25 93.75 93.75], 'FaceColor',[0 0 0]);
rectangle('Position',[1500 -2625 93.75 93.75], 'FaceColor',[1 1 1]);
rectangle('Position',[1593.75 -2625 93.75 93.75], 'FaceColor',[0 0 0]);
rectangle('Position',[1875 -2531.25 93.75 93.75], 'FaceColor',[1 1 1]);
rectangle('Position',[1968.75 -2531.25 93.75 93.75], 'FaceColor',[1 1 1]);
rectangle('Position',[1875 -2625 93.75 93.75], 'FaceColor',[0 0 0]);
rectangle('Position',[1968.75 -2625 93.75 93.75], 'FaceColor',[0 0 0]);
rectangle('Position',[2062.5 -2531.25 93.75 93.75], 'FaceColor',[1 1 1]);
rectangle('Position',[2156.25 -2531.25 93.75 93.75], 'FaceColor',[1 1 1]);
rectangle('Position',[2062.5 -2625 93.75 93.75], 'FaceColor',[0 0 0]);
rectangle('Position',[2156.25 -2625 93.75 93.75], 'FaceColor',[1 1 1]);
rectangle('Position',[1500 -2718.75 93.75 93.75], 'FaceColor',[1 1 1]);
rectangle('Position',[1593.75 -2718.75 93.75 93.75], 'FaceColor',[0 0 0]);
rectangle('Position',[1500 -2812.5 93.75 93.75], 'FaceColor',[1 1 1]);
rectangle('Position',[1593.75 -2812.5 93.75 93.75], 'FaceColor',[0 0 0]);
rectangle('Position',[1500 -2906.25 93.75 93.75], 'FaceColor',[1 1 1]);
rectangle('Position',[1593.75 -2906.25 93.75 93.75], 'FaceColor',[0 0 0]);
rectangle('Position',[1500 -3000 93.75 93.75], 'FaceColor',[0 0 0]);
rectangle('Position',[1593.75 -3000 93.75 93.75], 'FaceColor',[0 0 0]);
rectangle('Position',[1875 -2718.75 93.75 93.75], 'FaceColor',[0 0 0]);
rectangle('Position',[1968.75 -2718.75 93.75 93.75], 'FaceColor',[0 0 0]);
rectangle('Position',[1875 -2812.5 93.75 93.75], 'FaceColor',[1 1 1]);
rectangle('Position',[1968.75 -2812.5 93.75 93.75], 'FaceColor',[1 1 1]);
rectangle('Position',[2062.5 -2718.75 93.75 93.75], 'FaceColor',[0 0 0]);
rectangle('Position',[2156.25 -2718.75 93.75 93.75], 'FaceColor',[1 1 1]);
rectangle('Position',[2062.5 -2812.5 93.75 93.75], 'FaceColor',[1 1 1]);
rectangle('Position',[2156.25 -2812.5 93.75 93.75], 'FaceColor',[1 1 1]);
rectangle('Position',[1875 -2906.25 93.75 93.75], 'FaceColor',[1 1 1]);
rectangle('Position',[1968.75 -2906.25 93.75 93.75], 'FaceColor',[1 1 1]);
rectangle('Position',[1875 -3000 93.75 93.75], 'FaceColor',[0 0 0]);
rectangle('Position',[1968.75 -3000 93.75 93.75], 'FaceColor',[0 0 0]);
rectangle('Position',[2062.5 -2906.25 93.75 93.75], 'FaceColor',[1 1 1]);
rectangle('Position',[2156.25 -2906.25 93.75 93.75], 'FaceColor',[1 1 1]);
rectangle('Position',[2062.5 -3000 93.75 93.75], 'FaceColor',[0 0 0]);
rectangle('Position',[2156.25 -3000 93.75 93.75], 'FaceColor',[0 0 0]);
rectangle('Position',[2250 -2343.75 93.75 93.75], 'FaceColor',[0 0 0]);
rectangle('Position',[2343.75 -2343.75 93.75 93.75], 'FaceColor',[0 0 0]);
rectangle('Position',[2250 -2437.5 93.75 93.75], 'FaceColor',[1 1 1]);
rectangle('Position',[2343.75 -2437.5 93.75 93.75], 'FaceColor',[1 1 1]);
rectangle('Position',[2625 -2343.75 93.75 93.75], 'FaceColor',[0 0 0]);
rectangle('Position',[2718.75 -2343.75 93.75 93.75], 'FaceColor',[0 0 0]);
rectangle('Position',[2625 -2437.5 93.75 93.75], 'FaceColor',[1 1 1]);
rectangle('Position',[2718.75 -2437.5 93.75 93.75], 'FaceColor',[1 1 1]);
rectangle('Position',[2812.5 -2343.75 93.75 93.75], 'FaceColor',[0 0 0]);
rectangle('Position',[2906.25 -2343.75 93.75 93.75], 'FaceColor',[0 0 0]);
rectangle('Position',[2812.5 -2437.5 93.75 93.75], 'FaceColor',[1 1 1]);
rectangle('Position',[2906.25 -2437.5 93.75 93.75], 'FaceColor',[0 0 0]);
rectangle('Position',[2812.5 -2531.25 93.75 93.75], 'FaceColor',[1 1 1]);
rectangle('Position',[2906.25 -2531.25 93.75 93.75], 'FaceColor',[0 0 0]);
rectangle('Position',[2812.5 -2625 93.75 93.75], 'FaceColor',[1 1 1]);
rectangle('Position',[2906.25 -2625 93.75 93.75], 'FaceColor',[0 0 0]);
rectangle('Position',[2437.5 -2718.75 93.75 93.75], 'FaceColor',[0 0 0]);
rectangle('Position',[2531.25 -2718.75 93.75 93.75], 'FaceColor',[0 0 0]);
rectangle('Position',[2437.5 -2812.5 93.75 93.75], 'FaceColor',[1 1 1]);
rectangle('Position',[2531.25 -2812.5 93.75 93.75], 'FaceColor',[1 1 1]);
rectangle('Position',[2250 -2906.25 93.75 93.75], 'FaceColor',[1 1 1]);
rectangle('Position',[2343.75 -2906.25 93.75 93.75], 'FaceColor',[1 1 1]);
rectangle('Position',[2250 -3000 93.75 93.75], 'FaceColor',[0 0 0]);
rectangle('Position',[2343.75 -3000 93.75 93.75], 'FaceColor',[0 0 0]);
rectangle('Position',[2437.5 -2906.25 93.75 93.75], 'FaceColor',[1 1 1]);
rectangle('Position',[2531.25 -2906.25 93.75 93.75], 'FaceColor',[1 1 1]);
rectangle('Position',[2437.5 -3000 93.75 93.75], 'FaceColor',[0 0 0]);
rectangle('Position',[2531.25 -3000 93.75 93.75], 'FaceColor',[0 0 0]);
rectangle('Position',[2812.5 -2718.75 93.75 93.75], 'FaceColor',[1 1 1]);
rectangle('Position',[2906.25 -2718.75 93.75 93.75], 'FaceColor',[0 0 0]);
rectangle('Position',[2812.5 -2812.5 93.75 93.75], 'FaceColor',[1 1 1]);
rectangle('Position',[2906.25 -2812.5 93.75 93.75], 'FaceColor',[0 0 0]);
rectangle('Position',[2625 -2906.25 93.75 93.75], 'FaceColor',[1 1 1]);
rectangle('Position',[2718.75 -2906.25 93.75 93.75], 'FaceColor',[1 1 1]);
rectangle('Position',[2625 -3000 93.75 93.75], 'FaceColor',[0 0 0]);
rectangle('Position',[2718.75 -3000 93.75 93.75], 'FaceColor',[0 0 0]);
rectangle('Position',[2812.5 -2906.25 93.75 93.75], 'FaceColor',[1 1 1]);
rectangle('Position',[2906.25 -2906.25 93.75 93.75], 'FaceColor',[0 0 0]);
rectangle('Position',[2812.5 -3000 93.75 93.75], 'FaceColor',[0 0 0]);
rectangle('Position',[2906.25 -3000 93.75 93.75], 'FaceColor',[0 0 0]);
X=[2800,2718.75,2718.75,2578.12,2484.38,2390.62,2296.88,2296.88,2390.62,2484.38,2578.12,2718.75,2718.75,2531.25,2343.75,2156.25,1968.75,1828.12,1734.38,1640.62,1546.88,1406.25,1218.75,1406.25,1218.75,1031.25,843.75,656.25,468.75,515.625,515.625,515.625,515.625,468.75,281.25,200];
Y=[-200,-281.25,-468.75,-609.375,-609.375,-609.375,-703.125,-796.875,-890.625,-890.625,-890.625,-1031.25,-1218.75,-1406.25,-1406.25,-1593.75,-1781.25,-1921.88,-2015.62,-2015.62,-2015.62,-1968.75,-1968.75,-1781.25,-1593.75,-1406.25,-1218.75,-1031.25,-843.75,-703.125,-609.375,-515.625,-421.875,-281.25,-281.25,-200];
hold on;
plot(X,Y,'r');
plot(X,Y,'bo');
legend('10740.7','Location','southoutside');
